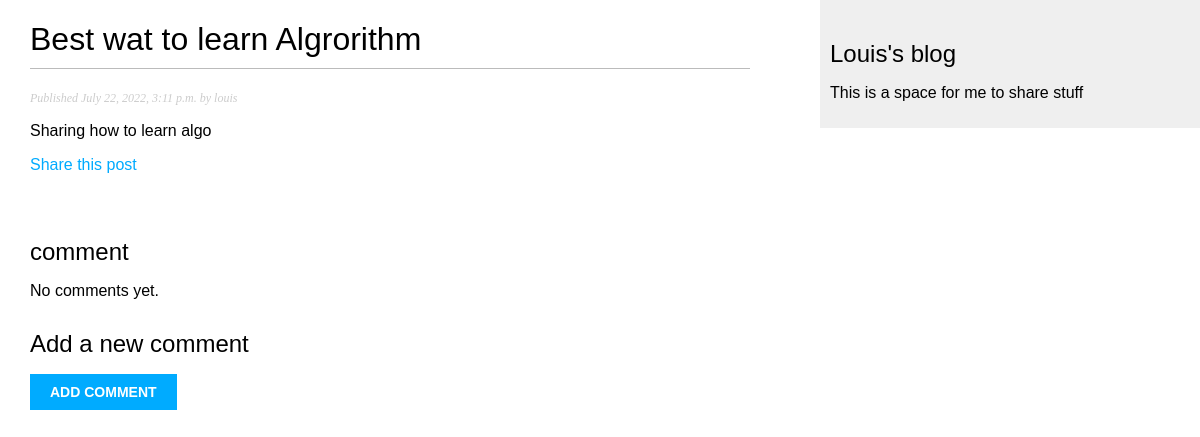
The app's page /blog/2022/7/22/best-wat-learn-algrorithm/ with its own data.
### blog/models.py (models this page shows, shortened)
class Post(models.Model):
    STATUS_CHOICES =(
        ('draft', 'Draft'),
        ('published', 'Published'),
    )
    title = models.CharField(max_length=256)
    slug = models.SlugField(max_length=256, unique_for_date='publish')
    author = models.ForeignKey(User, on_delete=models.CASCADE, related_name='blog_posts')
    body = models.TextField()
    publish = models.DateTimeField(default=timezone.now)
    created = models.DateTimeField(auto_now_add=True)
    updated = models.DateTimeField(auto_now=True)
    status = models.CharField(max_length=10, choices=STATUS_CHOICES, default='draft')
    objects = models.Manager() # The default manager
    published = PublishedManager()
    class Meta:
        ordering = ('-publish',)

### blog/views.py (the view, shortened to what this page needs)
# urls.py: path("<int:year>/<int:month>/<int:day>/<slug:post>/", views.post_detail, name="post_detail"),
def post_detail(request, year, month, day, post):
    post = get_object_or_404(Post, slug=post, status='published', publish__year=year, publish__month=month, publish__day=day)
    comments = post.comments.filter(active=True)
    new_comment = None
    return render(request, 'blog/post/detail.html', {'post': post})

### blog/templates/blog/post/detail.html (shortened to what this page needs)
{% extends "blog/base.html" %}
{% block content %}
<h1>{{ post.title }}</h1>
<p class="date">Published {{ post.publish }} by {{ post.author }}</p>
{{ post.body | linebreaks }}
<p>
  <a href="{% url 'blog:post_share' post.id %}"> Share this post </a>
</p>
<br />
{% with comments.count as total_comments %}
<h2>{{ total_comments }} comment{{ total_comments | pluralize }}</h2>
{% endwith %}
{% for comment in comments %}
<div class="comment">
  <p class="info">
    Comment {{ forloop.counter }} by {{ comment.name }} {{ comment.created }}
  </p>
  {{ comment.body | linebreaks }}
</div>
{% empty %}
<p>No comments yet.</p>
{% endfor %}
{% if new_comment %}
<h2>Your comment has been added</h2>
{% else %}
<h2>Add a new comment</h2>
<form method="post">
  <p><input type="submit" value="Add comment" /></p>
</form>
{% endif %}
{% endblock %}

### blog/static/css/blog.css (style rules this page uses)
body { margin: 0; padding: 0; font-family: helvetica, sans-serif; }
a { color: #00abff; text-decoration: none; }
h1 { font-weight: normal; border-bottom: 1px solid #bbb; padding: 0 0 10px 0; }
h2 { font-weight: normal; margin: 30px 0 0; }
p.date { color: #ccc; font-family: georgia, serif; font-size: 12px; font-style: italic; }
input, textarea { clear: both; float: left; margin: 0 0 10px; background: #ededed; border: 0; padding: 6px 10px; font-size: 12px; }
input[type="submit"] { font-weight: bold; background: #00abff; color: #fff; padding: 10px 20px; font-size: 14px; text-transform: uppercase; }

### records on screen
Post: title "Best wat to learn Algrorithm", publish "July 22, 2022, 3:11 p.m.", author "louis", body "Sharing how to learn algo"
